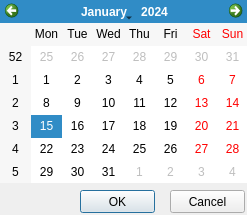
<?xml version="1.0" encoding="UTF-8"?>
<ui version="4.0">
 <class>Dialog</class>
 <widget class="QDialog" name="Dialog">
  <property name="geometry">
   <rect>
    <x>0</x>
    <y>0</y>
    <width>247</width>
    <height>215</height>
   </rect>
  </property>
  <property name="windowTitle">
   <string>Dialog</string>
  </property>
  <widget class="QCalendarWidget" name="calendarWidget">
   <property name="geometry">
    <rect>
     <x>0</x>
     <y>0</y>
     <width>248</width>
     <height>183</height>
    </rect>
   </property>
  </widget>
  <widget class="QPushButton" name="ok_button">
   <property name="geometry">
    <rect>
     <x>80</x>
     <y>190</y>
     <width>75</width>
     <height>23</height>
    </rect>
   </property>
   <property name="text">
    <string>OK</string>
   </property>
  </widget>
  <widget class="QPushButton" name="cancel_button">
   <property name="geometry">
    <rect>
     <x>170</x>
     <y>190</y>
     <width>75</width>
     <height>23</height>
    </rect>
   </property>
   <property name="text">
    <string>Cancel</string>
   </property>
  </widget>
 </widget>
 <resources/>
 <connections/>
</ui>
